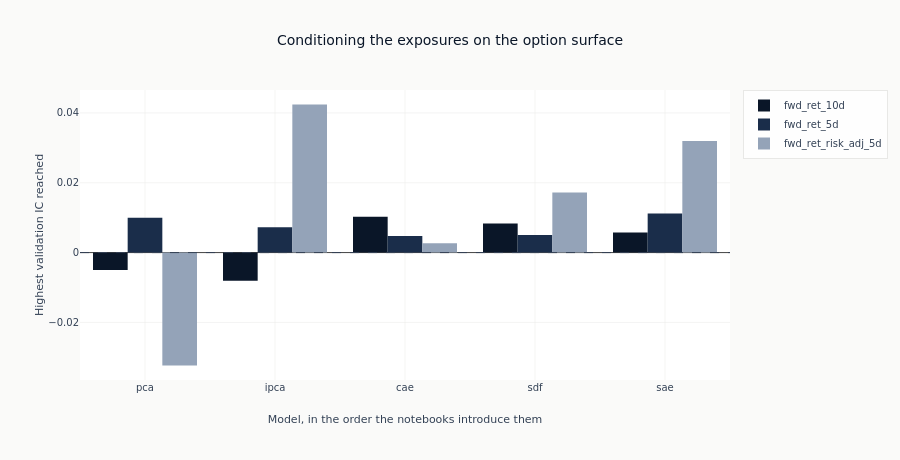

The notebook cell saved with this chart:
### Code cell
model_order = ["pca", "ipca", "cae", "sdf", "sae"]
present_models = [name for name in model_order if name in set(peaks.get_column("config_name"))]
present_models += sorted(set(peaks.get_column("config_name")) - set(present_models))
labels_present = sorted(set(peaks.get_column("label")))

fig = go.Figure()
for index, label in enumerate(labels_present):
    rows = peaks.filter(pl.col("label") == label)
    ordered = pl.DataFrame({"config_name": present_models}).join(rows, on="config_name", how="left")
    fig.add_trace(
        go.Bar(
            x=ordered.get_column("config_name").to_list(),
            y=ordered.get_column("peak_ic").to_list(),
            name=label,
            marker_color=[COLORS["blue"], COLORS["slate"], COLORS["recede"]][index % 3],
        )
    )
fig.add_hline(y=0, line_width=1, line_dash="dash", line_color=COLORS["neutral"])
fig.update_yaxes(title_text="Highest validation IC reached")
fig.update_xaxes(title_text="Model, in the order the notebooks introduce them")
fig.update_layout(
    barmode="group",
    title="Conditioning the exposures on the option surface",
    height=460,
    width=900,
    margin=dict(t=90),
)
# Which side of zero each bar sits on is a fact about the frame, so the alt text counts it rather
# than asserting a shape the next run may not reproduce.
above = (
    peaks.filter(pl.col("peak_ic") > 0).group_by("config_name").agg(n=pl.len()).sort("config_name")
)
counted = "; ".join(
    f"{row['config_name']} above zero on {row['n']}" for row in above.iter_rows(named=True)
)
show_plotly_with_alt(
    fig,
    "Grouped bar chart of the highest validation information coefficient each model reached, one "
    "group of bars per model in the order the notebooks introduce them and one bar per label "
    f"within each group, with a dashed zero line. Counted from the frame, of the {len(labels_present)} "
    f"labels: {counted or 'no model is above zero on any label'}.",
)

### Figure 1 — Plotly figure (JSON) as saved in the notebook; plotly's stock layout.template omitted (floating-point values rounded to 4 significant figures)
{"data": [{"marker": {"color": "#0a1628"}, "name": "fwd_ret_10d", "type": "bar", "x": ["pca", "ipca", "cae", "sdf", "sae"], "y": [-0.004988, -0.008086, 0.0103, 0.008366, 0.005747]}, {"marker": {"color": "#1a2d4a"}, "name": "fwd_ret_5d", "type": "bar", "x": ["pca", "ipca", "cae", "sdf", "sae"], "y": [0.009975, 0.007236, 0.004774, 0.005064, 0.01123]}, {"marker": {"color": "#94a3b8"}, "name": "fwd_ret_risk_adj_5d", "type": "bar", "x": ["pca", "ipca", "cae", "sdf", "sae"], "y": [-0.03233, 0.04241, 0.002689, 0.01718, 0.03193]}], "layout": {"barmode": "group", "height": 460, "margin": {"t": 90}, "shapes": [{"line": {"color": "#334155", "dash": "dash", "width": 1}, "type": "line", "x0": 0, "x1": 1, "xref": "x domain", "y0": 0, "y1": 0, "yref": "y"}], "title": {"text": "Conditioning the exposures on the option surface"}, "width": 900, "xaxis": {"title": {"text": "Model, in the order the notebooks introduce them"}}, "yaxis": {"title": {"text": "Highest validation IC reached"}}}}
